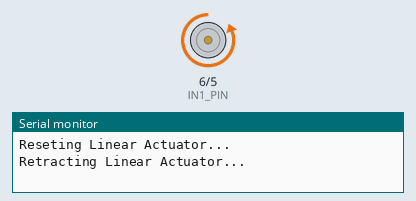
This sketch was run on a simulated Arduino Uno, built with avr-gcc and run on an emulated ATmega328P. Shown: motor-driver pin pairs drawn as motors (green arrow = first pin HIGH = forward, orange = second pin HIGH = backward, longer = more drive), the last lines printed to the serial monitor.

Above: at 45.2 s.
At 105.2 s:
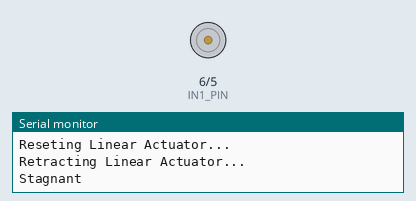
At 115.2 s:
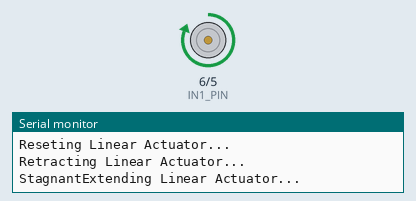
Timing chart, 0 to 116.7 s (numbered marks = the images above):
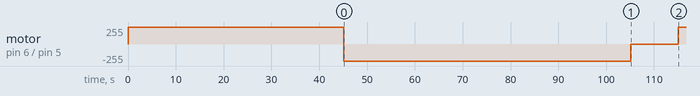

The sketch:

linearactuator.ino
```cpp
// constants won't change. "Const" means that the variables won't change
const int IN1_PIN = 6; // the Arduino pin connected to the IN1 pin L298N
const int IN2_PIN = 5; // the Arduino pin connected to the IN2 pin L298N

// the setup function runs once when you press reset or power the board
void setup() { //setup runs ONLY once
  Serial.begin(9600);
  // initialize digital pins as outputs.
  pinMode(IN1_PIN, OUTPUT);
  pinMode(IN2_PIN, OUTPUT);

  initActuator();

  delay(100);
//basically this is saying that on the Arduino the pins 5 and 6 are going to //act as Output pins. This is because we are outputting a signal to the In1 and In2 pins on the H-bridge. This is opposed to an input pin where the Arduino would be reading data or something
}


void loop() { // the loop function runs over and over again forever
  completeCycle();
}


  // if (input1.equals("hi")) {
  //   Serial.println("command received");
  // }

  //Serial.println("no");


void completeCycle() {


  // retract the actuator (float goes down)
  Serial.println("Retracting Linear Actuator...");
  digitalWrite(IN1_PIN, LOW); //digitalWrite basically
  digitalWrite(IN2_PIN, HIGH);

  delay(60000);

  Serial.print("Stagnant");
  digitalWrite(IN1_PIN, LOW); //lower and upper cases for the HIGH and LOW don't matter
  digitalWrite(IN2_PIN, LOW);

  delay(10000);

  // extend the actuator (float goes up) -- takes 38 seconds, rounded to 40
  Serial.println("Extending Linear Actuator...");
  digitalWrite(IN1_PIN, HIGH); //lower and upper cases for the HIGH and LOW don't matter
  digitalWrite(IN2_PIN, LOW);
  //basically these two lines are "reversing the polarity" (or direction) of the actuator

  delay(60000); // actuator will stop retracting automatically when reaching the limit

  Serial.print("Stagnant");
  digitalWrite(IN1_PIN, LOW); //lower and upper cases for the HIGH and LOW don't matter
  digitalWrite(IN2_PIN, LOW);

  delay(10000);
  //delay(40000); // delay() stops the code for a while. This basically means that the actuator will just keep going according to the last two lines before the delay for 60 seconds. The function delay() uses microseconds (there are 1000 microseconds in one second). So delay(60000) means delay for 60 seconds. HOWEVER, the actuator stops before 60 (it fully extends or retracts by that point) so will stop extending automatically when reaching the limit.

}

void initActuator() {
  Serial.println("Reseting Linear Actuator...\n");
    // retract the actuator (float goes down)
  digitalWrite(IN1_PIN, HIGH); //digitalWrite basically
  digitalWrite(IN2_PIN, LOW);

  delay (45000);
}
```

Measured:
- by itself, motor on pin 6 (IN1_PIN) / pin 5 (IN2_PIN): stopped → forward 255/255 at 0.00 s, → backward 255/255 45.1 s later, → stopped 60.0 s later, → forward 255/255 10.0 s later
